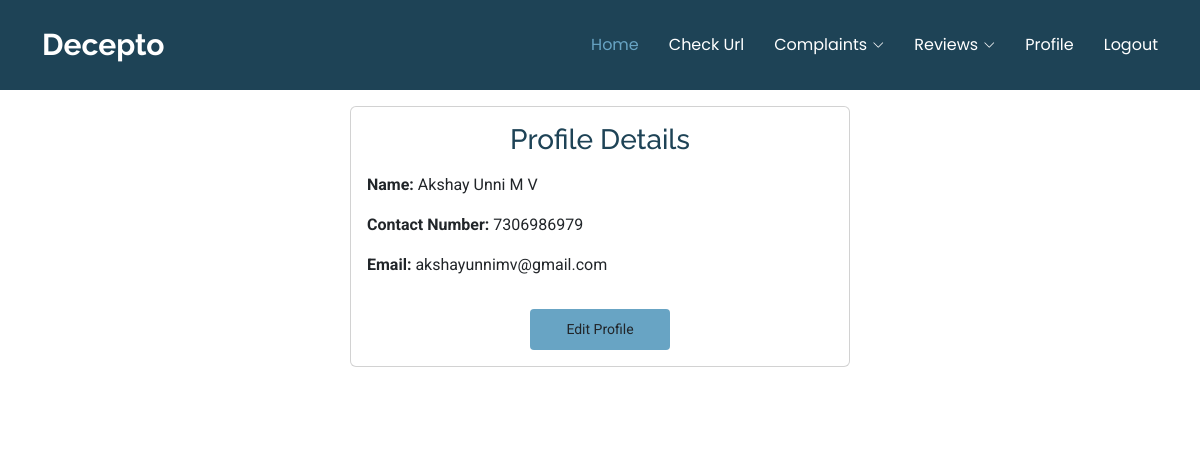
The page /userprofile/ (signed in) on the database its author committed.
### deceptoApp/models.py (models this page shows, shortened)
class User(models.Model):
    name=models.CharField(max_length=100)
    contact_number=models.IntegerField()
    email=models.EmailField()
    password=models.CharField(max_length=100)

### deceptoApp/views.py (the view, shortened to what this page needs)
# urls.py: path('userprofile/',views.profile,name='profile'),
def profile(request):
    user_id = request.session.get('user_id')
    user = get_object_or_404(User, id=user_id)
    return render(request, 'profile.html', {'user': user})

### templates/profile.html (shortened to what this page needs)
{% extends 'userBase.html' %}
{% load static %}
{% block content %}
<div class="container mt-3 d-flex justify-content-center">
    <div class="card p-3" style="max-width: 500px; width: 100%;">
        <h3 class="text-center mb-3">Profile Details</h3>
        <div class="mb-3">
            <p><strong>Name:</strong> {{ user.name }}</p>
            <p><strong>Contact Number:</strong> {{ user.contact_number }}</p>
            <p><strong>Email:</strong> {{ user.email }}</p>
        </div>
        <div class="text-center">
            <button type="button" class="btn btn-sm" style="background-color: #68a4c4; border: none; width: 140px; padding: 10px 0;" data-bs-toggle="modal" data-bs-target="#editProfileModal">
                Edit Profile
            </button>
        </div>
    </div>
</div>
{% endblock %}

### static/css/style.css (style rules this page uses)
:root { --default-font: "Roboto", system-ui, -apple-system, "Segoe UI", Roboto, "Helvetica Neue", Arial, "Noto Sans", "Liberation Sans", sans-serif, "Apple Color Emoji", "Segoe UI Emoji", "Segoe UI Symbol", "Noto Color Emoji"; --heading-font: "Raleway", sans-serif; --nav-font: "Poppins", sans-serif; }
:root { --background-color: #ffffff; --default-color: #555555; --heading-color: #1e4356; --accent-color: #68a4c4; --surface-color: #ffffff; --contrast-color: #ffffff; }
:root { --nav-color: #ffffff; --nav-hover-color: #68a4c4; --nav-mobile-background-color: #ffffff; --nav-dropdown-background-color: #ffffff; --nav-dropdown-color: #555555; --nav-dropdown-hover-color: #68a4c4; }
:root { scroll-behavior: smooth; }
body { color: var(--default-color); background-color: var(--background-color); font-family: var(--default-font); }
h1, h2, h3, h4, h5, h6 { color: var(--heading-color); font-family: var(--heading-font); }

### rows shown on the page
User: name "Akshay Unni M V", contact_number "7306986979", email "akshayunnimv@gmail.com"
